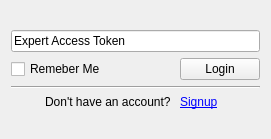
<?xml version="1.0" encoding="UTF-8"?>
<ui version="4.0">
 <class>loginForm</class>
 <widget class="QWidget" name="loginForm">
  <property name="geometry">
   <rect>
    <x>0</x>
    <y>0</y>
    <width>271</width>
    <height>139</height>
   </rect>
  </property>
  <property name="windowTitle">
   <string>Form</string>
  </property>
  <layout class="QVBoxLayout" name="verticalLayout">
   <item>
    <spacer name="verticalSpacer">
     <property name="orientation">
      <enum>Qt::Vertical</enum>
     </property>
     <property name="sizeHint" stdset="0">
      <size>
       <width>20</width>
       <height>0</height>
      </size>
     </property>
    </spacer>
   </item>
   <item>
    <layout class="QGridLayout" name="gridLayout">
     <item row="1" column="0" colspan="2">
      <widget class="QCheckBox" name="remMeChk">
       <property name="text">
        <string>Remeber Me</string>
       </property>
      </widget>
     </item>
     <item row="0" column="0" colspan="4">
      <widget class="QLineEdit" name="atoken">
       <property name="text">
        <string>Expert Access Token</string>
       </property>
      </widget>
     </item>
     <item row="1" column="2" colspan="2">
      <widget class="QPushButton" name="loginbtn">
       <property name="text">
        <string>Login</string>
       </property>
      </widget>
     </item>
     <item row="3" column="2">
      <widget class="QLabel" name="signupLink">
       <property name="text">
        <string>&lt;a href=&quot;http://getasla.com/signup&quot;&gt;Signup&lt;/a&gt;</string>
       </property>
       <property name="openExternalLinks">
        <bool>true</bool>
       </property>
      </widget>
     </item>
     <item row="3" column="1">
      <widget class="QLabel" name="signupText">
       <property name="text">
        <string>Don't have an account? </string>
       </property>
      </widget>
     </item>
     <item row="2" column="0" colspan="4">
      <widget class="Line" name="line">
       <property name="orientation">
        <enum>Qt::Horizontal</enum>
       </property>
      </widget>
     </item>
    </layout>
   </item>
   <item>
    <spacer name="verticalSpacer_2">
     <property name="orientation">
      <enum>Qt::Vertical</enum>
     </property>
     <property name="sizeHint" stdset="0">
      <size>
       <width>20</width>
       <height>1</height>
      </size>
     </property>
    </spacer>
   </item>
  </layout>
 </widget>
 <resources/>
 <connections/>
</ui>
